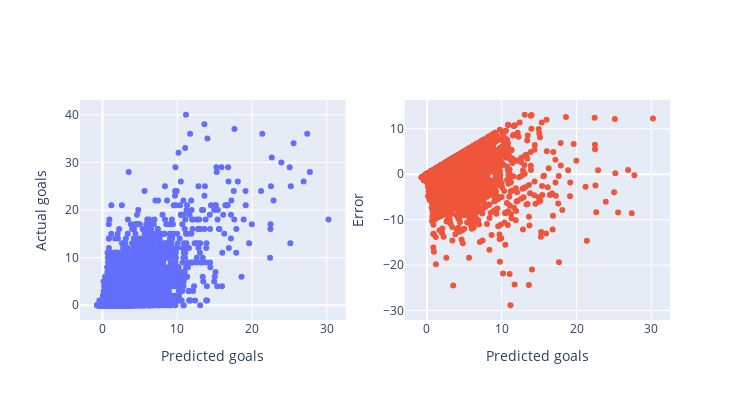

Notebook cell for this chart:
### Code cell
def scatter(predictions, y_train, errors):
    fig = plotly.subplots.make_subplots(rows=1, cols=2)
    scat_1 = Go.Scatter(x=predictions, y=y_train, mode='markers')
    scat_2 = Go.Scatter(x=predictions, y=errors, mode='markers')
    fig.add_trace(scat_1,row=1, col=1)
    fig.add_trace(scat_2,row=1, col=2)
    fig['layout']['yaxis2'].update(title='Error')
    fig['layout']['yaxis1'].update(title='Actual goals')
    fig.update_xaxes(title='Predicted goals')
    fig.update_layout(width=750,height=400,showlegend=False)
    fig.show()
scatter(predictions,y_train,errors)

### Figure 1 — Plotly figure (JSON) as saved in the notebook; plotly's stock layout.template omitted (floating-point values rounded to 4 significant figures; data arrays with more than 128 entries replaced by an {"elided": "..."} marker saying what was removed)
{"data": [{"mode": "markers", "type": "scatter", "x": {"elided": "8178 float values"}, "xaxis": "x", "y": {"elided": "8178 int values"}, "yaxis": "y"}, {"mode": "markers", "type": "scatter", "x": {"elided": "8178 float values"}, "xaxis": "x2", "y": {"elided": "8178 float values"}, "yaxis": "y2"}], "layout": {"height": 400, "showlegend": false, "width": 750, "xaxis": {"anchor": "y", "domain": [0, 0.45], "title": {"text": "Predicted goals"}}, "xaxis2": {"anchor": "y2", "domain": [0.55, 1], "title": {"text": "Predicted goals"}}, "yaxis": {"anchor": "x", "domain": [0, 1], "title": {"text": "Actual goals"}}, "yaxis2": {"anchor": "x2", "domain": [0, 1], "title": {"text": "Error"}}}}
